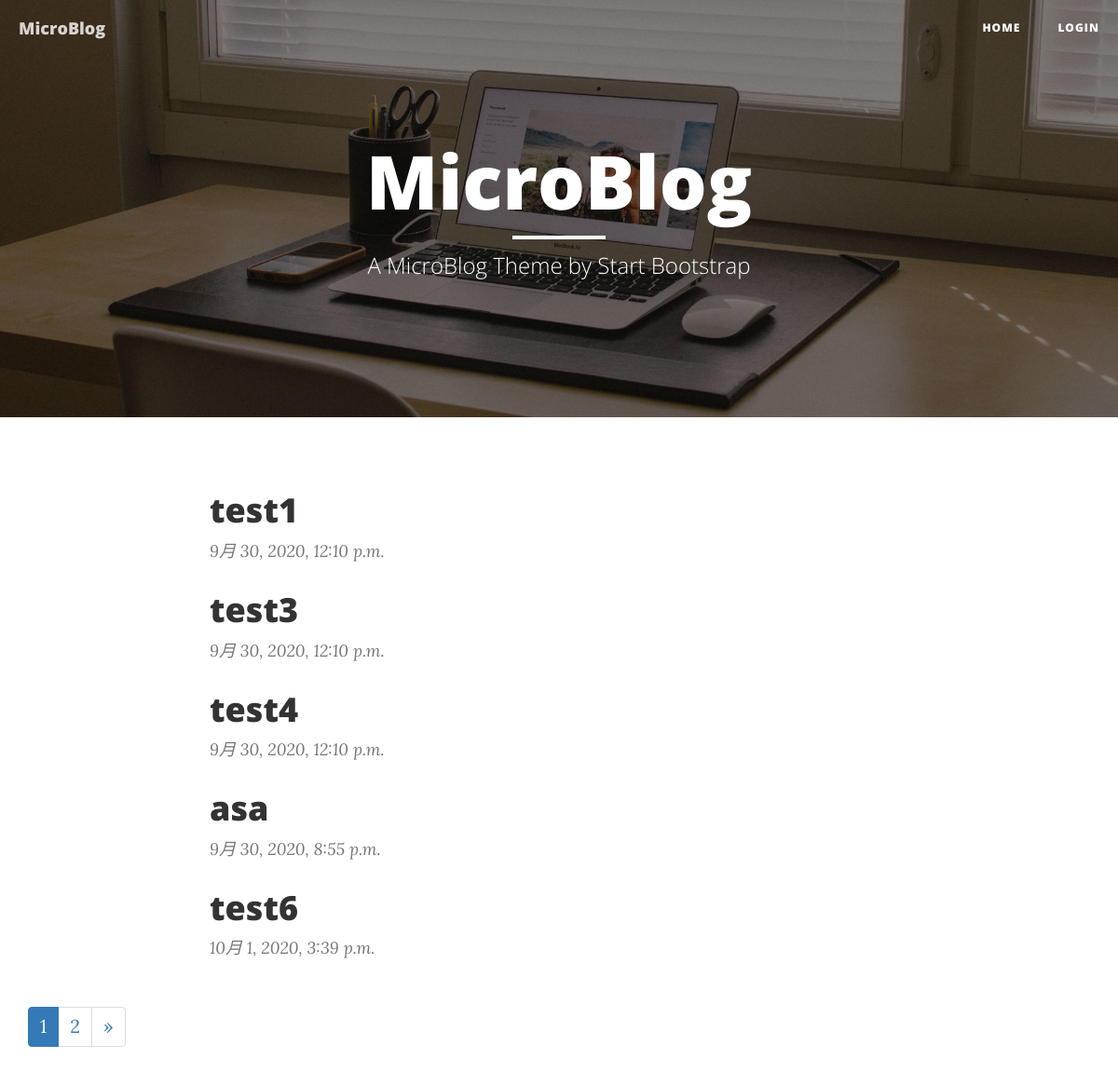
Before: / with the older database file.
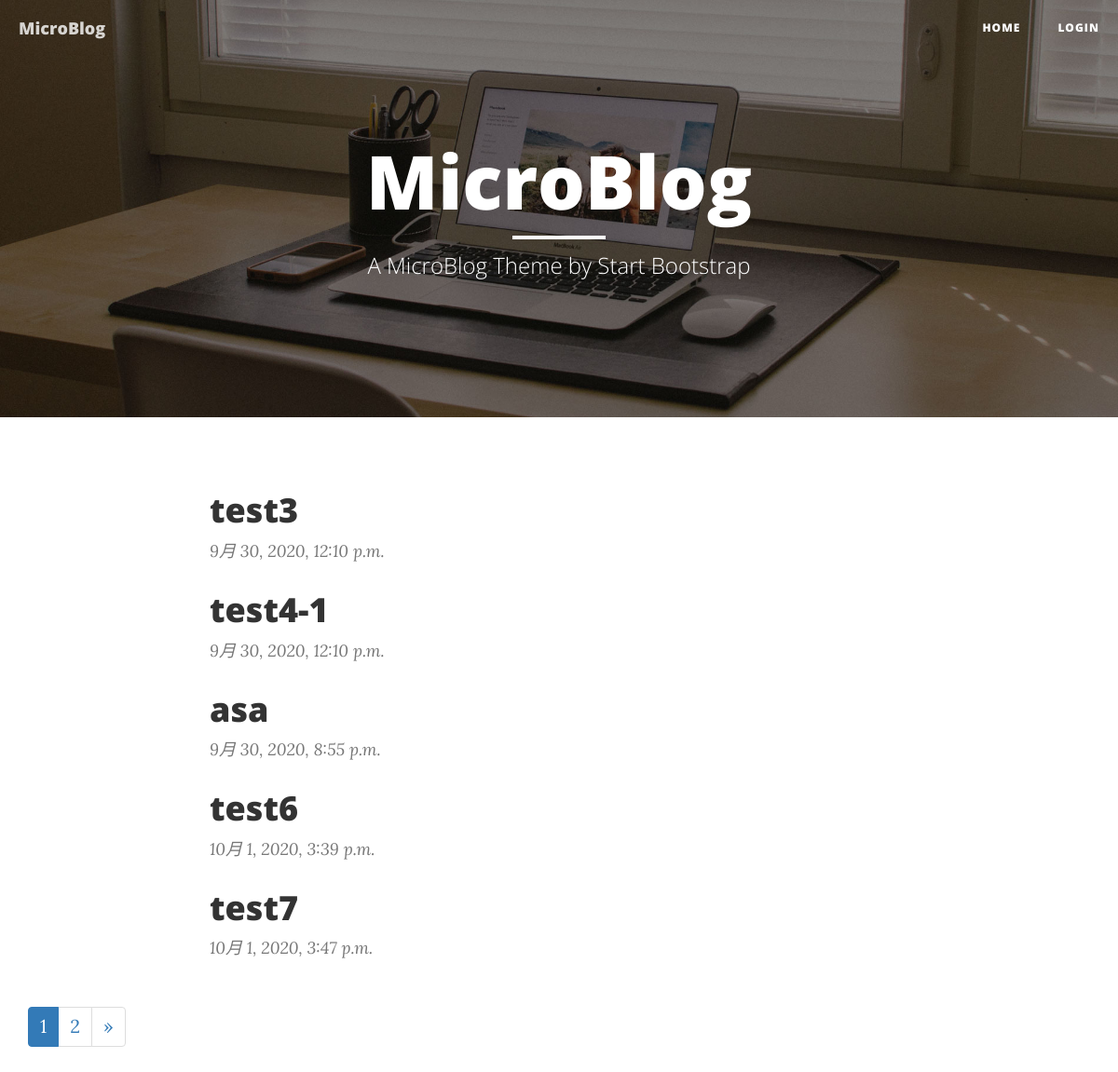
After: the same page with the newer database file.
### blog/models.py (models this page shows)
class Blog(models.Model):
    content = models.CharField(max_length=140, verbose_name='本文') #投稿内容
    posted_date = models.DateTimeField(auto_now_add=True) #投稿日時

### blog/views.py (the view)
# urls.py: path('', BlogListView.as_view(), name='index'),
class BlogListView(ListView): #リスト
    model = Blog
    context_object_name = 'blogs'
    paginate_by = 5

### blog/templates/blog/blog_list.html (shortened to what this page needs)
{% extends "base.html" %}
{% block content %}
<div class="row">
    <div class="col-lg-8 col-lg-offset-2 col-md-10 col-md-offset-1">
      {% for blog in blogs %}
        <div class="post-preview">
            <a href="{% url 'detail' blog.pk %}">
                <h2 class="post-title">
                    {{ blog.content }}
                </h2>
            </a>
            <p class="post-meta">{{ blog.posted_date }}
        </div>
        {% endfor %}
      </div>
    </div>
      <nav aria-label="Page navigation example">
        <ul class="pagination">
          {% for page in paginator.page_range %}
            <li {% if page == page_obj.number %} class="page-item active" {% endif %}><a class="page-link" href="?page={{ page }}">{{ page }}</a></li>
          {% endfor %}
          {% if page_obj.has_next %}
            <li class="page-item">
              <a class="page-link" href="?page={{ page_obj.next_page_number }}" aria-label="Next">
                <span aria-hidden="true">»</span>
              </a>
            </li>
            {% endif %}
          </ul>
      </nav>
{% endblock %}

### blog/templates/base.html (shortened to what this page needs)
{% load static %}
<!DOCTYPE html>
<html lang="en">
<head>
    <link href="{% static 'vendor/bootstrap/css/bootstrap.min.css' %}" rel="stylesheet">
    <link href="{% static 'css/clean-blog.min.css' %}" rel="stylesheet">
    <link href="{% static 'vendor/font-awesome/css/font-awesome.min.css' %}" rel="stylesheet" type="text/css">
</head>
<body>
    {% include "navi.html" %}
    <header class="intro-header" style="background-image: url({% static 'img/home-bg.jpg' %})">
        <div class="container">
            <div class="row">
                <div class="col-lg-8 col-lg-offset-2 col-md-10 col-md-offset-1">
                    <div class="site-heading">
                        <h1>MicroBlog</h1>
                        <hr class="small">
                        <span class="subheading">A MicroBlog Theme by Start Bootstrap</span>
                    </div>
                </div>
            </div>
        </div>
    </header>
    <div class="container">
      {% block content %}
      {% endblock %}
    </div>
</body>
</html>

### blog/templates/navi.html (shortened to what this page needs)
<nav class="navbar navbar-default navbar-custom navbar-fixed-top">
    <div class="container-fluid">
        <div class="navbar-header page-scroll">
            <a class="navbar-brand" href="{% url 'index' %}">MicroBlog</a>
        </div>
        <div class="collapse navbar-collapse" id="bs-example-navbar-collapse-1">
            <ul class="nav navbar-nav navbar-right">
                <li>
                    <a href="{% url 'index' %}">Home</a>
                </li>
                {% if user.is_authenticated %}
                  <li><a href="#">{{ user.username }}</a></li>
                  <li><a href="{% url 'logout' %}">Logout</a></li>
                {% else %}
                  <li><a href="{% url 'login' %}?next={{ request.path }}">Login</a></li>
                {% endif %}
            </ul>
        </div>
    </div>
</nav>

Changed rows visible on the page:
removed Blog: content "test1", posted_date "9月 30, 2020, 12:10 p.m."
changed Blog: content "test4" → "test4-1"
now on this page (row unchanged): Blog: content "test7", posted_date "10月 1, 2020, 3:47 p.m."
